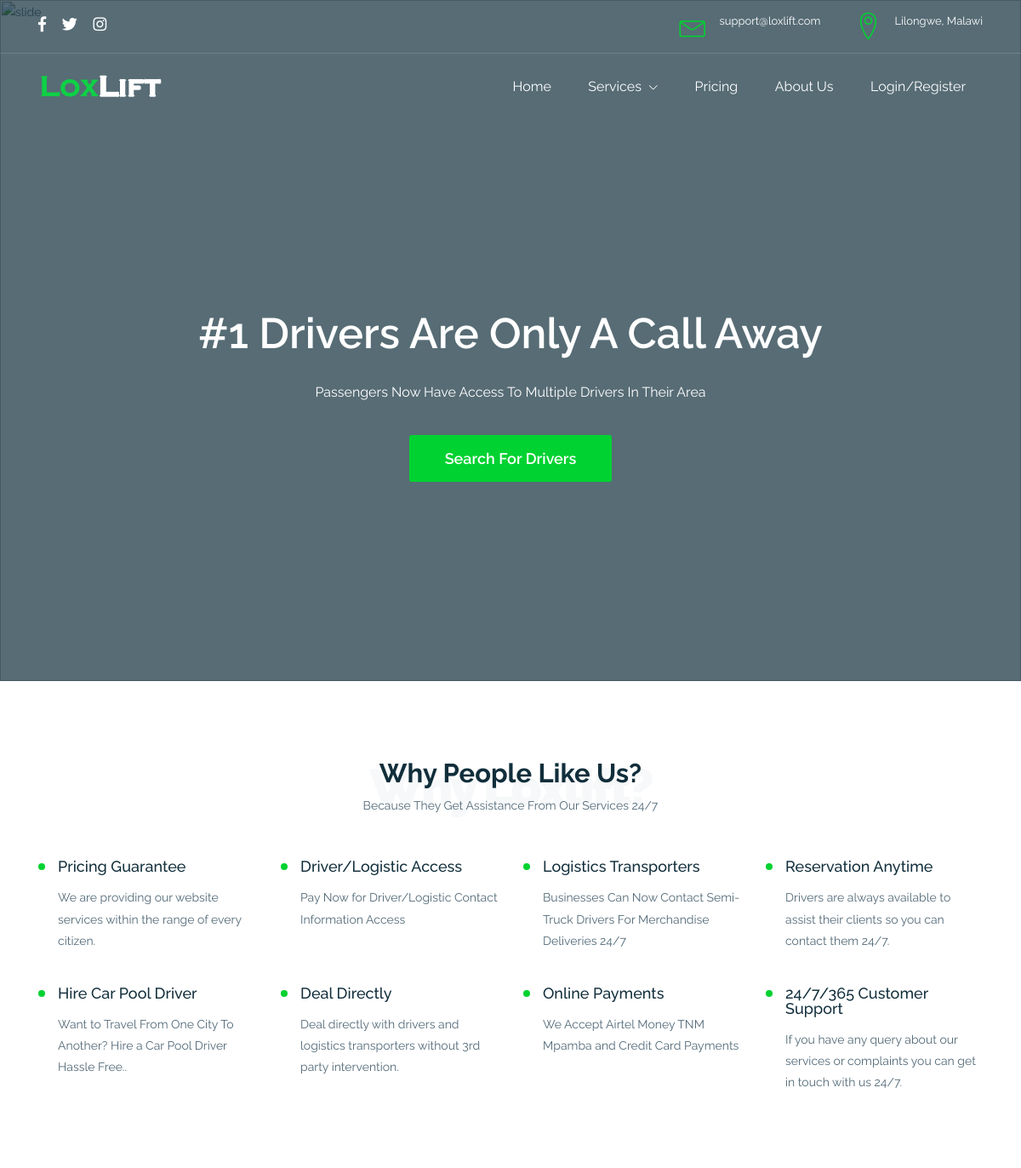
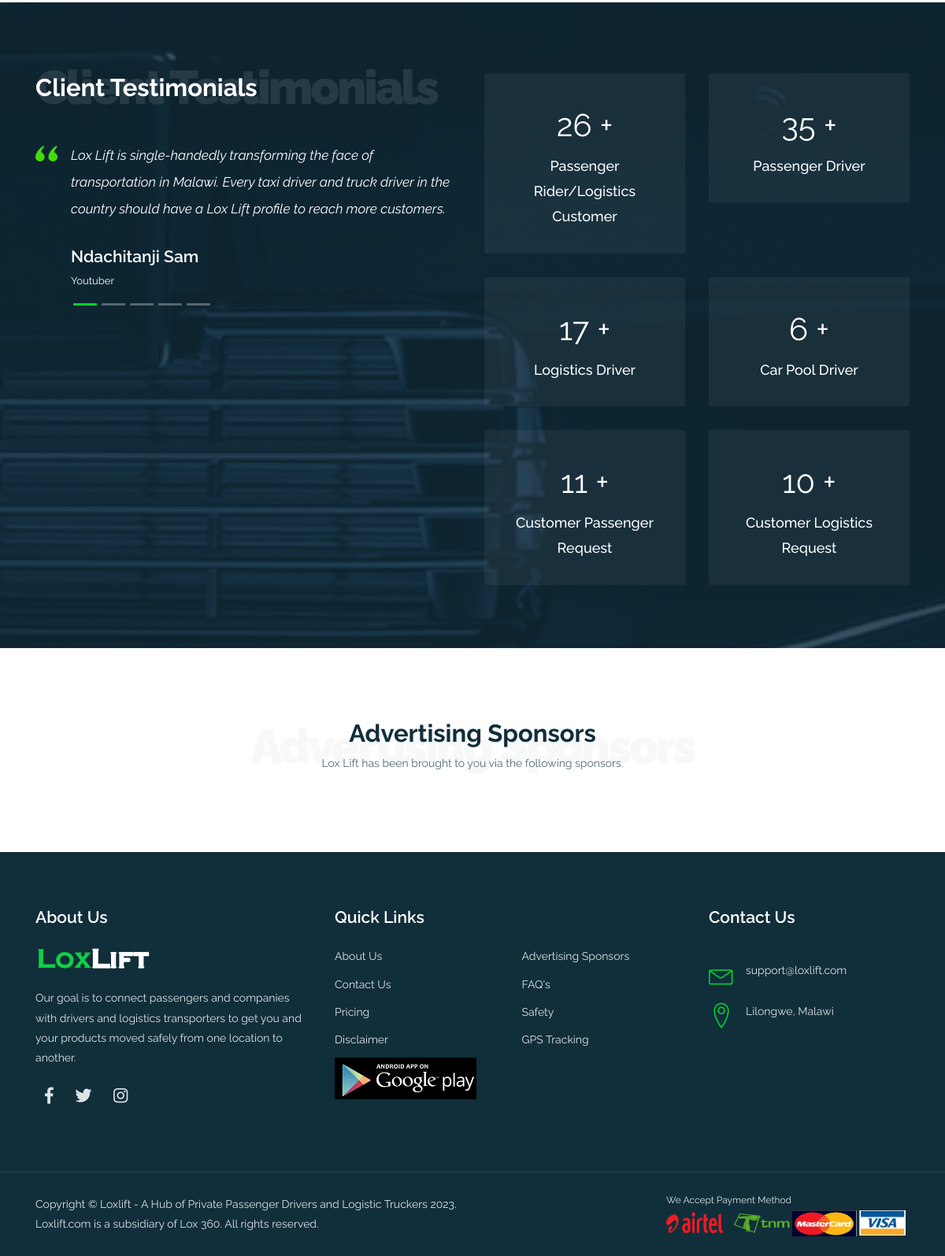
The page / on the database its author committed (2 pictures, top to bottom).
### tables this page shows
CREATE TABLE `settings` (
  `id` int(11) NOT NULL,
  `title` varchar(250) NOT NULL,
  `email` varchar(250) NOT NULL,
  `facebook` text NOT NULL,
  `twitter` text NOT NULL,
  `instagram` text NOT NULL,
  `site_address` varchar(255) NOT NULL,
  `phone_no` varchar(255) NOT NULL,
  `mobile_no` varchar(255) NOT NULL,
  `logo` varchar(250) NOT NULL,
  `favicon` varchar(255) NOT NULL,
  `currency` varchar(250) NOT NULL
);

CREATE TABLE `lox_feedback` (
  `id` int(11) NOT NULL,
  `username` varchar(255) NOT NULL,
  `company` varchar(255) NOT NULL,
  `content` text NOT NULL,
  `status` varchar(255) NOT NULL
);

### contents.php (called while the page is built, shortened)
<?php include "config.php";
						$query					=	"select * from settings where id = '1'  ";
						$rs		    			=	mysqli_query($conn,$query) or die(mysqli_error());
						$row		  			=	mysqli_fetch_array($rs);
						$web_site_title			= 	$row['title'];
						$web_site_email			=	$row['email'];
						$face_book_link			=	$row['facebook'];
						$twitter_link			=	$row['twitter'];
						$instagram_link			=	$row['instagram'];
						$web_location_address	=	$row['site_address'];
						$fileToUpload			=	$row['logo'];
$home = "Home";
$pricing = "Pricing";
$about_us="About Us";
$about_us_content1="Our goal is to connect passengers and companies with drivers and logistics transporters to get you and your products moved safely from one location to another.";
$contact_us="Contact Us";
$login_register = "Login/Register";
$news_release = "Advertising Sponsors";
$copy_right_footer =  "Copyright &copy; ".$web_site_title." ".date("Y").". ";
$about_us_copyright = "Loxlift.com is a subsidiary of Lox 360. All rights reserved.";
$we_accept_payment_method="We Accept Payment Method";
$frequently_asked_question = "FAQ's";
$services="Services";
$disclaimer="Disclaimer";
$safety = "Safety";
$gps_tracking="GPS Tracking";

### functions.php (the view, shortened to what this page needs)
<?php
   		include "config.php";
		$feedback_clients='';
		$loop_circle=0;
		$feedback_state="active";
		$query	=	"select * from lox_feedback where status='Active' ORDER BY id DESC  ";
		$rs		 =	mysqli_query($conn,$query) or die(mysqli_error());
		while($row		=	mysqli_fetch_array($rs))
		{
					if($loop_circle!=0)
					{
					$feedback_state = "";
					}
					$feedback_clients	.=	'	<div class="carousel-item '.$feedback_state.'">
										<blockquote class="rn-testimonial2-item">
											<p>'.$row['content'].'</p>
												<footer>
												<div class="rn-testimonial-author"><strong>'.$row['username'].'</strong>
													<p>'.$row['company'].'</p>
												</div>
											</footer>
										</blockquote>
									</div> ';
									$loop_circle=$loop_circle+1;
		}
$query = "SELECT category.cat_name,users.role_id,
    count(*) AS total
FROM users INNER JOIN category ON category.cat_id = users.role_id
GROUP by role_id
";
$total_users		 =	mysqli_query($conn,$query) or die(mysqli_error());
$count_up='';
while($totalling_users   =	mysqli_fetch_array($total_users))
{
	$count_up.='<div class="col-6">
					<div class="rn-counter-item">
						<div class="rn-counter-number-container">
							<span class="rn-counter-number">'.$totalling_users['total'].'</span>
							<span class="rn-counter-postfix">+</span>
						</div>
						<div class="rn-counter-text">'.$totalling_users['cat_name'].'</div>
					</div>
				</div>';
}
?>

### header.php (shortened to what this page needs)
<?php  if(!isset($_SESSION))
include "config.php";
include "functions.php";
include "contents.php";
?>
<!DOCTYPE html>
<html lang="en">
<head>
    <link rel="stylesheet" href="assets/libs/bootstrap/css/bootstrap.min.css">
    <link rel="stylesheet" href="assets/libs/fontawesome/css/fontawesome-all.min.css">
    <link rel="stylesheet" href="assets/libs/linearicons/linearicons.css">
    <link rel="stylesheet" href="assets/css/rentnow-icons.css">
    <link rel="stylesheet" href="assets/libs/flatpickr/flatpickr.min.css">
    <link rel="stylesheet" href="assets/css/magnific-popup.css">
    <link rel="stylesheet" href="assets/css/style.css">
    <link rel="stylesheet" href="assets/css/custom-style.css">
</head>
<body class="rn-preloader">
    <header class="rn-header">
        <div class="rn-topbar">
            <div class="container">
                <div class="row align-items-center">
                    <div class="col-12 col-sm-5 col-lg-3">
                        <ul class="rn-social">
                            <li>
                                <a href="<?php echo $face_book_link?>" target="_blank">
                                    <i class="fab fa-facebook-f"></i>
                                </a>
                            </li>
                            <li>
                                <a href="<?php echo $twitter_link?>" target="_blank">
                                    <i class="fab fa-twitter"></i>
                                </a>
                            </li>
                            <li>
                                <a href="<?php echo $instagram_link?>" target="_blank">
                                    <i class="fab fa-instagram"></i>
                                </a>
                            </li>
                        </ul>
                    </div>
                    <div class="col-12 col-sm-7 col-lg-9">
                        <div class="rn-icon-contents">
                            <div class="rn-phone rn-icon-content">
                            </div>
                            <div class="rn-email rn-icon-content">
                                <div class="rn-icon">
                                    <i class="lnr lnr-envelope"></i>
                                </div>
                                <div class="rn-info">
                                    <ul>
                                        <?php if(!empty($web_site_email)){ echo '<li>'.$web_site_email.'</li>';}?>
                                    </ul>
                                </div>
                            </div>
                            <div class="rn-address rn-icon-content">
                                <div class="rn-icon">
                                    <i class="lnr lnr-map-marker"></i>
                                </div>
                                <div class="rn-info">
                                    <ul>
                                        <?php if(!empty($web_location_address)){ echo '<li>'.$web_location_address.'</li>';}?>
                                    </ul>
                                </div>
                            </div>
                        </div>
                    </div>
                </div>
            </div>
        </div>
        <div class="rn-menubar ">
            <div class="container">
                <div class="row align-items-center">
                    <div class="col-4">
                        <a class="brand-name" href="index.php">
                            <img class="img-fluid" src="<?php echo "uploads/$fileToUpload"?>" alt="Logo">
                        </a>
                    </div>
                    <div class="col-8">
                        <nav class="rn-navbar-container">
                            <ul class="rn-navbar">
                                <li class="active">
                                    <a href="index.php"><?php echo $home;?></a>
                                </li>
                                <li>
                                    <a href="#"><?php echo $services;?>
                                        <i class="lnr lnr-chevron-down"></i>
                                    </a>
                                </li>
                                <li>
                                    <a href="pricing.php"><?php echo $pricing;?></a>
                                </li>
                                <li>
                                    <a href="about-us.php"><?php echo $about_us;?></a>
                                </li>
                                <li>
                                    <?php if($_SESSION['user_id']==""){?>
                                    <a href="login.php"><?php echo $login_register;?>
                                    </a>
                                    <?php }?></a>
                                        </li>
                                    </ul>
                        </nav>
                    </div>
                </div>
            </div>
        </div>
    </header>

### footer.php (shortened to what this page needs)
<footer class="rn-footer">
			<div class="rn-footer-widgets">
				<div class="container">
					<div class="row">
						<div class="col-md-4">
							<section class="rn-widget">
								<h2 class="rn-widget-title"><?php echo $about_us;?></h2>
								<div class="rn-widget-content">
									<a class="brand-name" href="index.php">
										<img src="assets/images/logo1.png" alt="Logo">
									</a>
									<p><?php echo $about_us_content1;?></p>
									<ul class="rn-widget-social">
										<li>
											<a href="<?php echo $face_book_link?>" target="_blank">
												<i class="fab fa-facebook-f"></i>
											</a>
										</li>
										<li>
											<a href="<?php echo $twitter_link?>" target="_blank">
												<i class="fab fa-twitter"></i>
											</a>
										</li>
										<li>
											<a href="<?php echo $instagram_link?>" target="_blank">
												<i class="fab fa-instagram"></i>
											</a>
										</li>
									</ul>
								</div>
							</section>
						</div>
						<div class="col-md-5">
							<section class="rn-widget">
								<h2 class="rn-widget-title">Quick Links</h2>
								<div class="rn-widget-content">
									<div class="row rn-quick-links">
										<div class="col-6">
											<ul>
												<li>
													<a href="about-us.php"><?php echo $about_us ?></a>
												</li>
												<li>
													<a href="contact-us.php"><?php echo $contact_us?></a>
												</li>
												<li>
													<a href="pricing.php"><?php echo $pricing?></a>
												</li>
												<li>
													<a href="disclaimer.php"><?php echo $disclaimer?></a>
												</li>
												<li>
											<a href="https://play.google.com/store/apps/details?id=com.loxlift" Target="_Blank">	<img src="assets/images/app.png" alt="payments" srcset="assets/images/app.png 1x, assets/images/app.png@2x ">
</a>
												</li>
											</ul>
										</div>
										<div class="col-6">
											<ul>
											<li>
													<a href="news.php"><?php echo $news_release?></a>
												</li>
												<li>
													<a href="faq.php"><?php echo $frequently_asked_question?></a>
												</li>
												<li>
													<a href="safety.php"><?php echo $safety ?></a>
												</li>
                                                <li>
													<a href="gps_tracking.php"><?php echo $gps_tracking ?></a>
												</li>
											</ul>
										</div>
									</div>
								</div>
							</section>
						</div>
						<div class="col-md-3">
							<section class="rn-widget">
								<h2 class="rn-widget-title"><?php echo $contact_us?></h2>
								<div class="rn-widget-content">
									<div class="rn-icon-contents">
										<div class="rn-email rn-icon-content">
											<div class="rn-icon">
												<i class="lnr lnr-envelope"></i>
											</div>
											<div class="rn-info">
												<ul>
													<?php if(!empty($web_site_email)){ echo '<li>'.$web_site_email.'</li>';}?>
												</ul>
											</div>
										</div>
										<div class="rn-address rn-icon-content">
											<div class="rn-icon">
												<i class="lnr lnr-map-marker"></i>
											</div>
											<div class="rn-info">
												<ul>
            										<?php if(!empty($web_location_address)){ echo '<li>'.$web_location_address.'</li>';}?>
												</ul>
											</div>
										</div>
									</div>
								</div>
							</section>
						</div>
					</div>
				</div>
			</div>
			<div class="rn-footer-copyright">
				<div class="container">
					<div class="row align-items-center">
						<div class="col-md-6">
							<p><?php echo $copy_right_footer?><br>
								<?php echo $about_us_copyright?></p>
						</div>
						<div class="col-md-6 text-right">
							<span class="rn-pyament-methods">
								<span><?php echo $we_accept_payment_method?></span>
								<img src="assets/images/payment_method_f1.png" alt="payments" srcset="assets/images/payment_method_f1.png 1x, assets/images/payment_method_f1.png@2x ">
							</span>
						</div>
					</div>
				</div>
			</div>
		</footer>
	</body>
</html>

### header.php (style rules this page uses)
body { margin: 0; padding: 0; overflow-x: hidden; }

### rows shown on the page
settings: email "support@loxlift.com", site_address "Lilongwe, Malawi", logo (picture), title "Copyright © Loxlift - A Hub of Private Passenger Drivers and Logistic Truckers 2023."
lox_feedback: content "Lox Lift is single-handedly transforming the face of transportation in Malawi. Every taxi driver and truck driver in the country should have a Lox Lift profile to reach more customers.", username "Ndachitanji Sam", company "Youtuber"

### other values the page prints
$home "Home"
$services "Services"
$pricing "Pricing"
$about_us "About Us"
$login_register "Login/Register"
$slider_1_content_1st_line "#1 Drivers Are Only A Call Away"
$slider_1_content_2nd_line "Passengers Now Have Access To Multiple Drivers In Their Area"
$slider_1_content_3rd_line "Search For Drivers"
$why_people_like_us "Why People Like Us?"
$answer_people_like_us "Because They Get Assistance From Our Services 24/7"
$why_loxlift "Why Loxlift?"
$best_price_gurantee "Pricing Guarantee"
$best_price_gurantee_content "We are providing our website services within the range of every citizen."
$rider_contact_list "Driver/Logistic Access"
$rider_contact_list_content "Pay Now for Driver/Logistic Contact Information Access"
